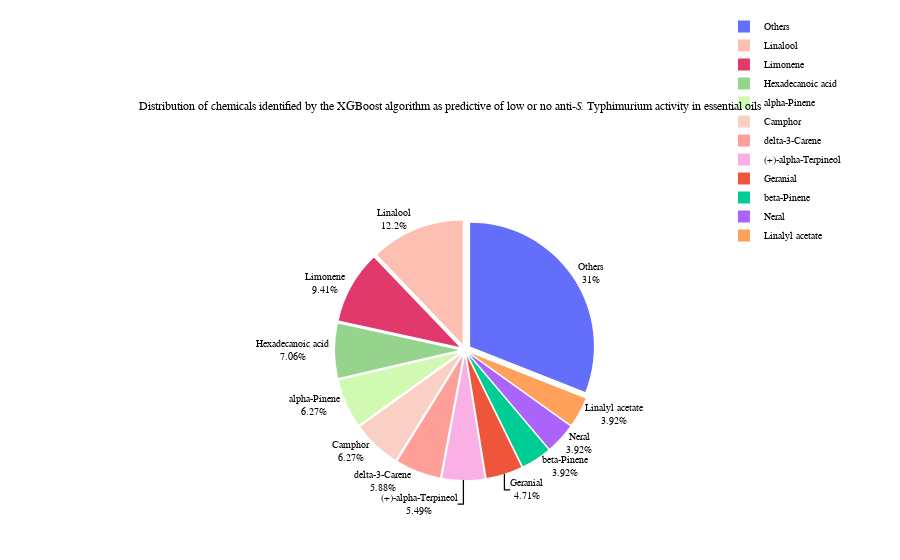

Write notebook code for a chart like this one.
### Code cell
import pandas as pd
import plotly.graph_objects as go
import os

# Define the base path and the list of file identifiers
base_path = "features/"
file_ids = [549, 794, 807, 314, 389, 1388]

# Initialize an empty list to hold the chemical names from all files
all_chemical_names = []

# Iterate through the list of file identifiers
for file_id in file_ids:
    filename = f"{base_path}Bit_{file_id}_updated.csv"
    
    try:
        df = pd.read_csv(filename)
        all_chemical_names.extend(df['Chemical_name'].tolist())
    except FileNotFoundError:
        print(f"File not found: {filename}")
    except Exception as e:
        print(f"Error reading file {filename}: {e}")

chemical_names_df = pd.DataFrame(all_chemical_names, columns=['Chemical_name'])
chemicals_to_exclude = ["Carvacrol", "Eugenol", "Thymol", "Eugenyl acetate"]
chemical_names_df = chemical_names_df[~chemical_names_df['Chemical_name'].isin(chemicals_to_exclude)]
chemical_name_counts = chemical_names_df['Chemical_name'].value_counts()
print(chemical_name_counts)
more_than_six = chemical_name_counts[chemical_name_counts > 8]
others_count = chemical_name_counts[chemical_name_counts <= 8].sum()

if others_count > 0:
    others_series = pd.Series([others_count], index=['Others'])
    more_than_six = pd.concat([more_than_six, others_series])

df_more_than_six = more_than_six.reset_index()
df_more_than_six.columns = ['Chemical', 'Count']
colors = ['#FEBFB3', '#E1396C', '#96D38C', '#D0F9B1', '#FAD0C4', '#FF9F9A', '#FAB0E4']

fig = go.Figure(data=[go.Pie(labels=df_more_than_six['Chemical'],
                             values=df_more_than_six['Count'],
                             pull=0.05,
                             marker_colors=colors,
                             textinfo='percent+label',
                             textposition='outside',
                             hoverinfo='label+percent',
                             insidetextorientation='radial'
                            )])

fig.update_layout(
    font=dict(family="EB Garamond, serif", size=10, color="black"),
    title=dict(text='Distribution of chemicals identified by the XGBoost algorithm as predictive of low or no anti-<i>S.</i> Typhimurium activity in essential oils',
               x=0.5, font=dict(family="EB Garamond, serif", size=12, color="black")),
)

if not os.path.exists('charts'):
    os.makedirs('charts')

file_path = "charts/chemicals_linked_with_absence_of_anti_salmonella_activity.png"
fig.write_image(file_path, scale=3)
print(f"Image saved to {file_path}")

# Optionally, if you want to adjust the vertical position further:
fig.update_layout(legend=dict(y=1.8)) 

# Display the plot in the output
fig.show()

### Figure 1 — Plotly figure (JSON) as saved in the notebook; plotly's stock layout.template omitted (floating-point values rounded to 4 significant figures)
{"data": [{"hoverinfo": "label+percent", "insidetextorientation": "radial", "labels": ["Linalool", "Limonene", "Hexadecanoic acid", "alpha-Pinene", "Camphor", "delta-3-Carene", "(+)-alpha-Terpineol", "Geranial", "beta-Pinene", "Neral", "Linalyl acetate", "Others"], "marker": {"colors": ["#FEBFB3", "#E1396C", "#96D38C", "#D0F9B1", "#FAD0C4", "#FF9F9A", "#FAB0E4"]}, "pull": 0.05, "textinfo": "percent+label", "textposition": "outside", "type": "pie", "values": [31, 24, 18, 16, 16, 15, 14, 12, 10, 10, 10, 79]}], "layout": {"font": {"color": "black", "family": "EB Garamond, serif", "size": 10}, "legend": {"y": 1.8}, "title": {"font": {"color": "black", "family": "EB Garamond, serif", "size": 12}, "text": "Distribution of chemicals identified by the XGBoost algorithm as predictive of low or no anti-<i>S.</i> Typhimurium activity in essential oils", "x": 0.5}}}
